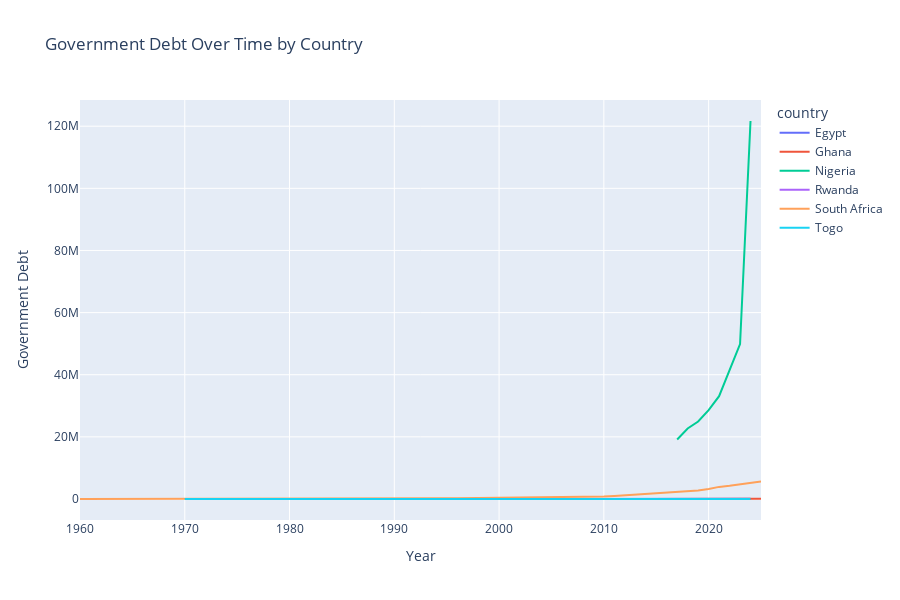

Write notebook code for a chart like this one.
### Markdown cell above
### 1.1 Government Debt Trends

### Code cell
# Analyze government debt over time
debt_data = df[['country', 'year', 'government_debt']].dropna()

if len(debt_data) > 0:
    fig = px.line(debt_data, x='year', y='government_debt', color='country',
                  title='Government Debt Over Time by Country',
                  labels={'government_debt': 'Government Debt', 'year': 'Year'},
                  height=600)
    fig.update_layout(hovermode='x unified')
    fig.show()
    
    print(f"\nGovernment Debt Statistics:")
    print(debt_data.groupby('country')['government_debt'].agg(['count', 'mean', 'min', 'max']).round(2))
else:
    print("⚠️ No government debt data available")

### Figure 1 — Plotly figure (JSON) as saved in the notebook; plotly's stock layout.template omitted (floating-point values rounded to 4 significant figures)
{"data": [{"hovertemplate": "country=Egypt<br>Year=%{x}<br>Government Debt=%{y}<extra></extra>", "legendgroup": "Egypt", "line": {"color": "#636efa", "dash": "solid"}, "marker": {"symbol": "circle"}, "mode": "lines", "name": "Egypt", "orientation": "v", "showlegend": true, "type": "scatter", "x": [2004.0, 2005.0, 2006.0, 2007.0, 2008.0, 2009.0, 2010.0, 2011.0, 2012.0, 2013.0, 2014.0, 2015.0, 2016.0, 2017.0, 2018.0, 2019.0, 2020.0, 2021.0, 2022.0, 2023.0, 2024.0], "xaxis": "x", "y": [18960.0, 18230.0, 18860.0, 19490.0, 21640.0, 25820.0, 26250.0, 27090.0, 25590.0, 28490.0, 29050.0, 25710.0, 24440.0, 34870.0, 47650.0, 57270.0, 69350.0, 82450.0, 82280.0, 83430.0, 80180.0], "yaxis": "y"}, {"hovertemplate": "country=Ghana<br>Year=%{x}<br>Government Debt=%{y}<extra></extra>", "legendgroup": "Ghana", "line": {"color": "#EF553B", "dash": "solid"}, "marker": {"symbol": "circle"}, "mode": "lines", "name": "Ghana", "orientation": "v", "showlegend": true, "type": "scatter", "x": [2014.0, 2015.0, 2016.0, 2017.0, 2018.0, 2019.0, 2020.0, 2021.0, 2022.0, 2023.0, 2024.0, 2025.0], "xaxis": "x", "y": [22910.0, 24670.0, 26460.0, 29770.0, 34120.0, 36810.0, 41560.0, 53790.0, 60160.0, 52190.0, 52830.0, 49130.0], "yaxis": "y"}, {"hovertemplate": "country=Nigeria<br>Year=%{x}<br>Government Debt=%{y}<extra></extra>", "legendgroup": "Nigeria", "line": {"color": "#00cc96", "dash": "solid"}, "marker": {"symbol": "circle"}, "mode": "lines", "name": "Nigeria", "orientation": "v", "showlegend": true, "type": "scatter", "x": [2017.0, 2018.0, 2019.0, 2020.0, 2021.0, 2022.0, 2023.0, 2024.0], "xaxis": "x", "y": [19160000.0, 22710000.0, 24950000.0, 28630000.0, 33110000.0, 41600000.0, 49850000.0, 121700000.0], "yaxis": "y"}, {"hovertemplate": "country=Rwanda<br>Year=%{x}<br>Government Debt=%{y}<extra></extra>", "legendgroup": "Rwanda", "line": {"color": "#ab63fa", "dash": "solid"}, "marker": {"symbol": "circle"}, "mode": "lines", "name": "Rwanda", "orientation": "v", "showlegend": true, "type": "scatter", "x": [2010.0, 2011.0, 2012.0, 2013.0, 2014.0, 2015.0, 2016.0, 2017.0, 2018.0, 2019.0, 2020.0, 2021.0, 2022.0, 2023.0], "xaxis": "x", "y": [694.4, 854.6, 980.7, 1393.0, 1677.0, 2118.0, 3057.0, 3749.0, 4345.0, 5288.0, 6953.0, 8021.0, 9260.0, 12020.0], "yaxis": "y"}, {"hovertemplate": "country=South Africa<br>Year=%{x}<br>Government Debt=%{y}<extra></extra>", "legendgroup": "South Africa", "line": {"color": "#FFA15A", "dash": "solid"}, "marker": {"symbol": "circle"}, "mode": "lines", "name": "South Africa", "orientation": "v", "showlegend": true, "type": "scatter", "x": [1960.0, 1961.0, 1962.0, 1963.0, 1964.0, 1965.0, 1966.0, 1967.0, 1968.0, 1969.0, 1970.0, 1971.0, 1972.0, 1973.0, 1974.0, 1975.0, 1976.0, 1977.0, 1978.0, 1979.0, 1980.0, 1981.0, 1982.0, 1983.0, 1984.0, 1985.0, 1986.0, 1987.0, 1988.0, 1989.0, 1990.0, 1991.0, 1992.0, 1993.0, 1994.0, 1995.0, 1996.0, 1997.0, 1998.0, 1999.0, 2000.0, 2001.0, 2002.0, 2003.0, 2004.0, 2005.0, 2006.0, 2007.0, 2008.0, 2009.0, 2010.0, 2011.0, 2012.0, 2013.0, 2014.0, 2015.0, 2016.0, 2017.0, 2018.0, 2019.0, 2020.0, 2021.0, 2022.0, 2023.0, 2024.0, 2025.0], "xaxis": "x", "y": [2457.0, 2510.0, 2612.0, 2791.0, 2943.0, 3046.0, 3324.0, 3785.0, 4092.0, 4811.0, 5090.0, 5393.0, 6007.0, 7155.0, 7534.0, 8304.0, 10080.0, 12180.0, 14010.0, 16380.0, 18380.0, 20080.0, 21780.0, 25760.0, 30120.0, 34110.0, 39080.0, 46680.0, 55470.0, 67910.0, 81020.0, 92610.0, 115100.0, 140600.0, 177200.0, 238000.0, 274900.0, 305900.0, 333600.0, 359300.0, 375800.0, 402300.0, 433600.0, 433000.0, 473700.0, 514800.0, 546200.0, 581800.0, 582900.0, 637200.0, 767200.0, 965700.0, 1173000.0, 1350000.0, 1553000.0, 1788000.0, 2019000.0, 2230000.0, 2520000.0, 2747000.0, 3195000.0, 3898000.0, 4229000.0, 4754000.0, 5188000.0, 5624000.0], "yaxis": "y"}, {"hovertemplate": "country=Togo<br>Year=%{x}<br>Government Debt=%{y}<extra></extra>", "legendgroup": "Togo", "line": {"color": "#19d3f3", "dash": "solid"}, "marker": {"symbol": "circle"}, "mode": "lines", "name": "Togo", "orientation": "v", "showlegend": true, "type": "scatter", "x": [1970.0, 1971.0, 1972.0, 1973.0, 1974.0, 1975.0, 1976.0, 1977.0, 1978.0, 1979.0, 1980.0, 1981.0, 1982.0, 1983.0, 1984.0, 1985.0, 1986.0, 1987.0, 1988.0, 1989.0, 1990.0, 1991.0, 1992.0, 1993.0, 1994.0, 1995.0, 1996.0, 1997.0, 1998.0, 1999.0, 2000.0, 2001.0, 2002.0, 2003.0, 2004.0, 2005.0, 2006.0, 2007.0, 2008.0, 2009.0, 2010.0, 2011.0, 2012.0, 2013.0, 2014.0, 2015.0, 2016.0, 2017.0, 2018.0, 2019.0, 2020.0, 2021.0, 2022.0, 2023.0, 2024.0], "xaxis": "x", "y": [11.0, 13.02, 11.86, 15.51, 30.52, 35.97, 57.88, 106.7, 185.1, 234.7, 237.1, 273.2, 312.5, 349.3, 353.0, 420.2, 368.9, 371.1, 364.1, 375.2, 348.6, 381.2, 358.1, 366.3, 808.2, 736.6, 761.2, 785.5, 868.3, 937.9, 902.2, 950.3, 893.5, 827.0, 781.4, 820.4, 840.0, 847.2, 680.0, 770.1, 260.3, 241.9, 278.8, 357.4, 382.3, 527.2, 564.1, 550.2, 600.8, 751.3, 981.3, 1064.0, 3337.0, 3708.0, 4157.0], "yaxis": "y"}], "layout": {"height": 600, "hovermode": "x unified", "legend": {"title": {"text": "country"}, "tracegroupgap": 0}, "title": {"text": "Government Debt Over Time by Country"}, "xaxis": {"anchor": "y", "domain": [0.0, 1.0], "title": {"text": "Year"}}, "yaxis": {"anchor": "x", "domain": [0.0, 1.0], "title": {"text": "Government Debt"}}}}
